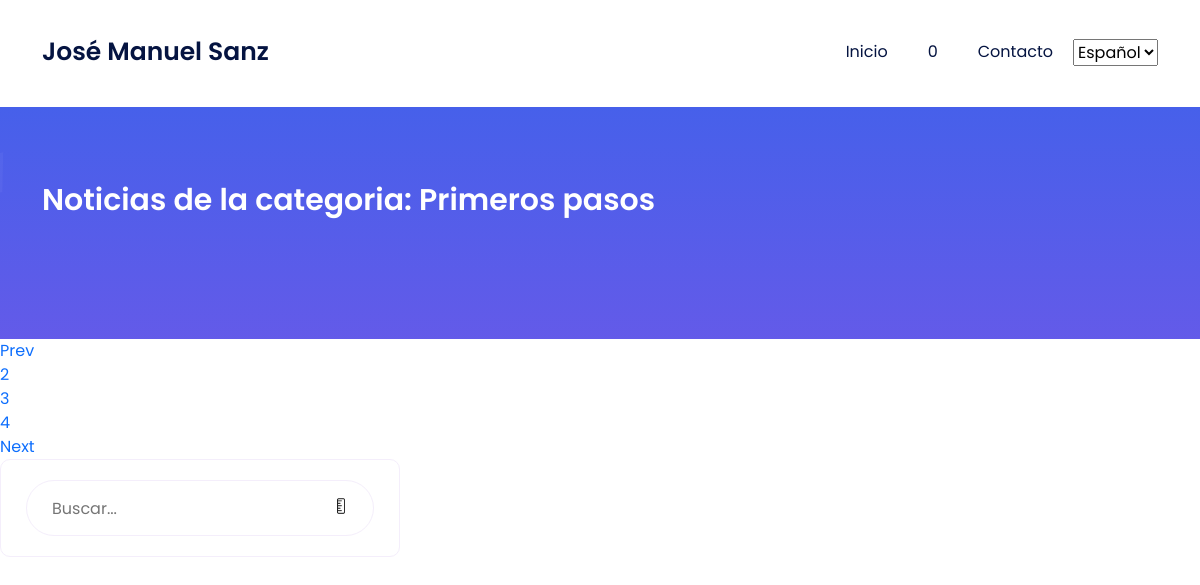
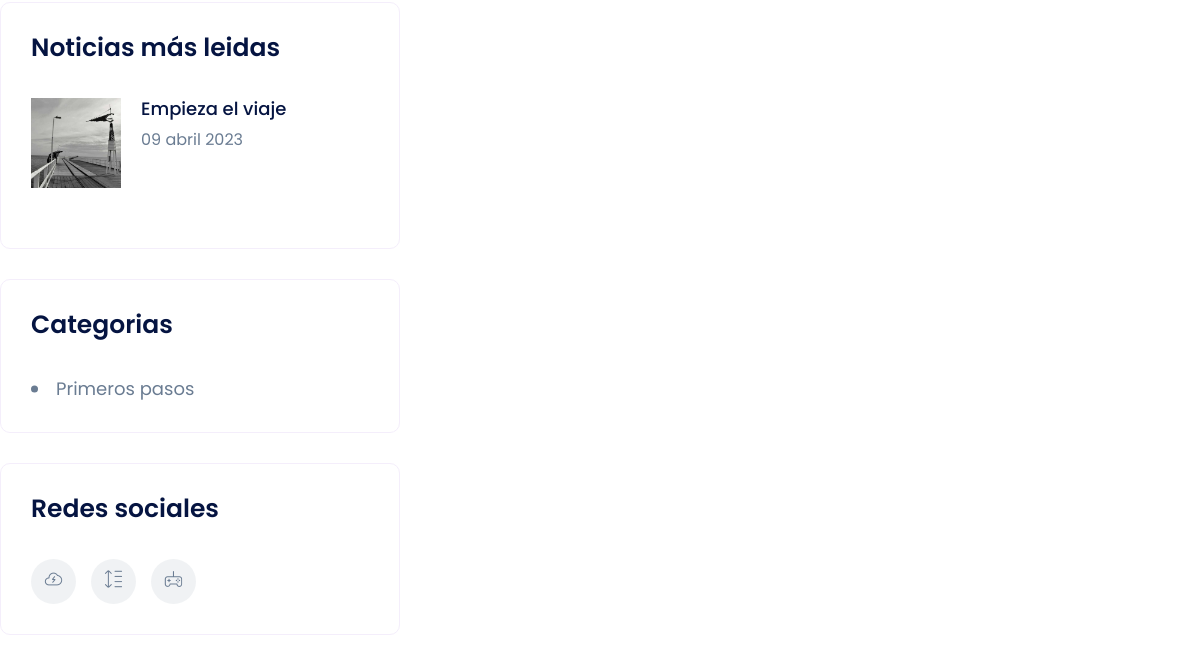
/categoria/primeros-pasos/ (upper part), run on an earlier commit of the app's database (2 pictures, top to bottom).
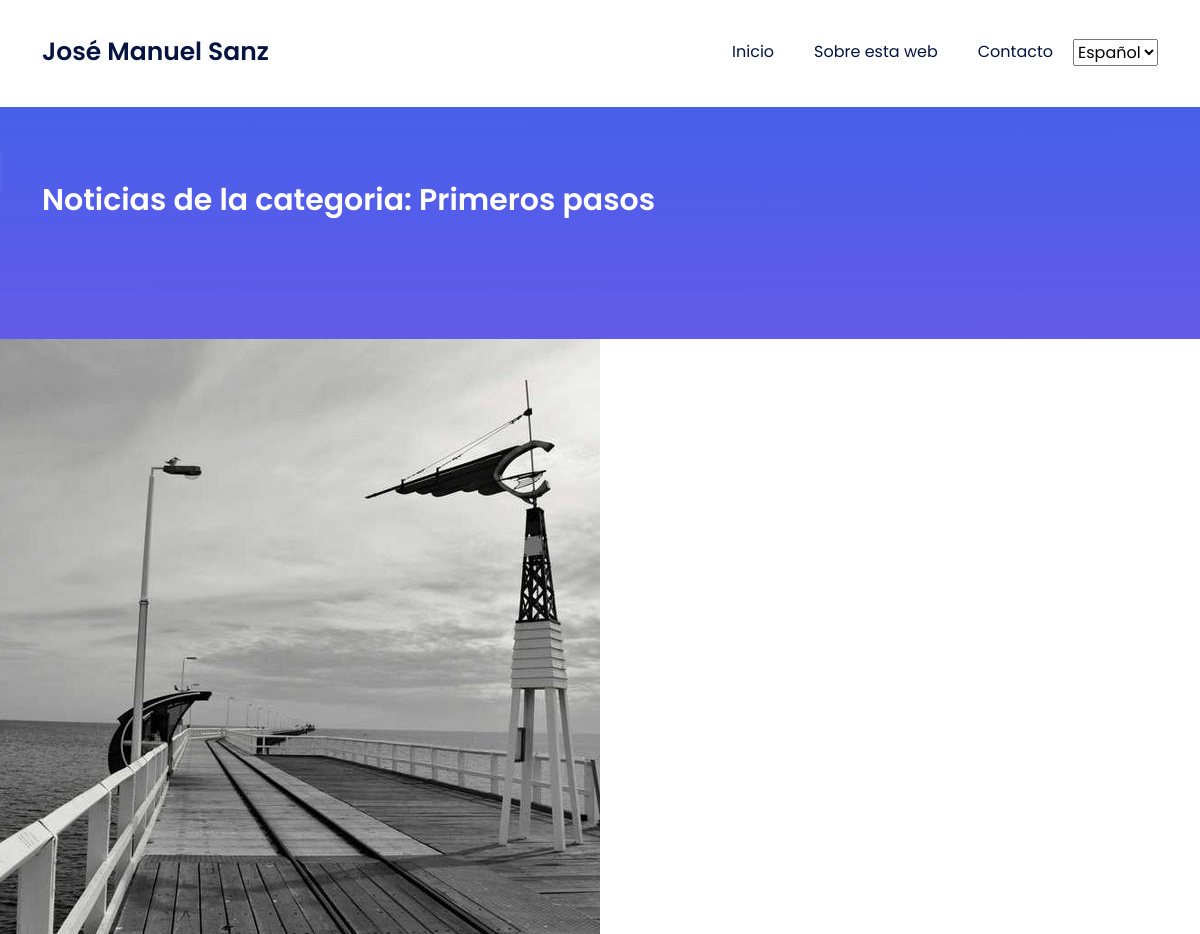
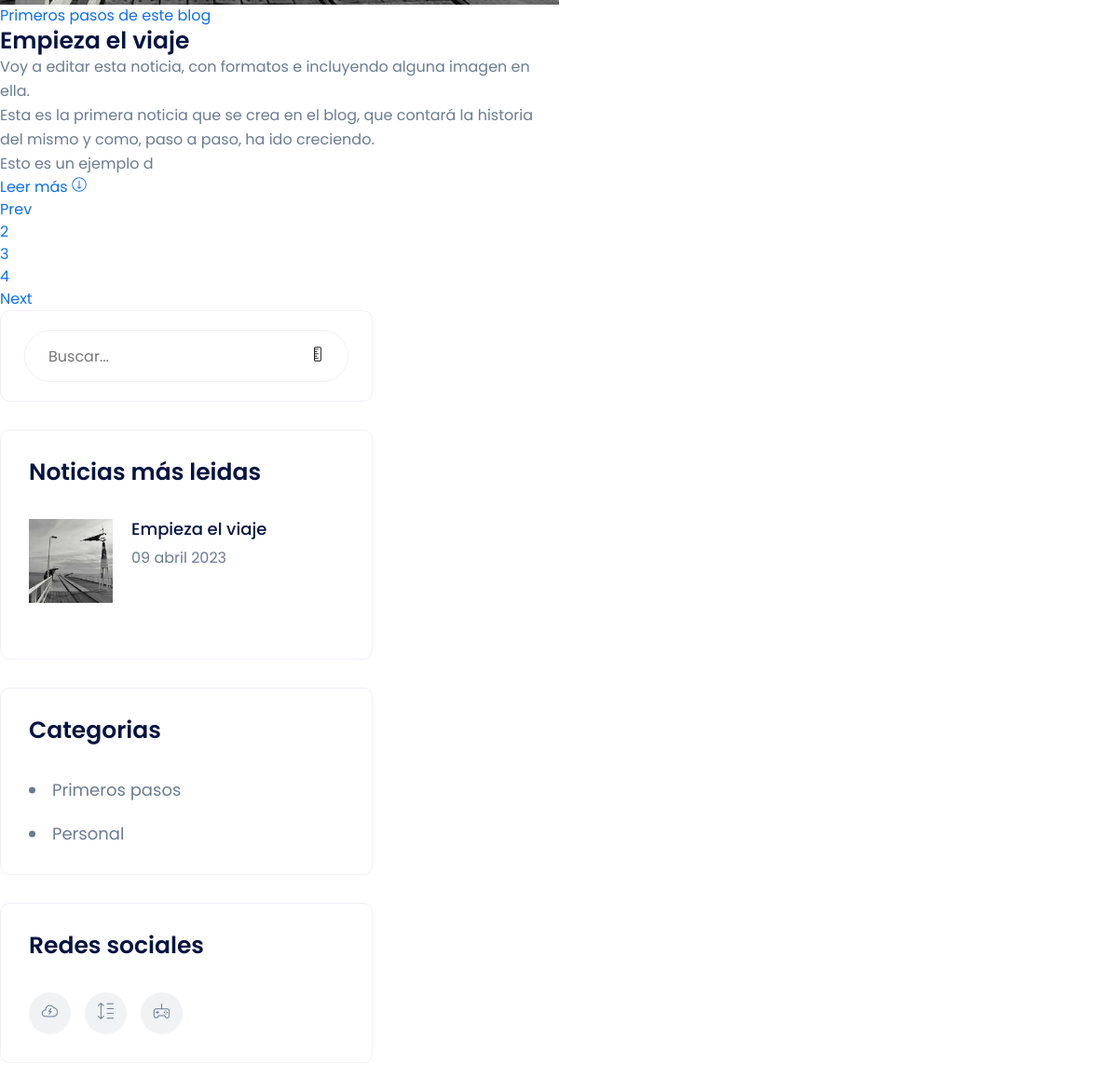
And on a later commit of the database (2 pictures, top to bottom).
### core/models.py (models this page shows, shortened)
class Pagina(models.Model):
    titulo = models.CharField(max_length=250)
    subtitulo = models.CharField(max_length=250)
    id = models.AutoField(primary_key=True)
    slug = models.SlugField(unique=True, default=0)
    contenido = RichTextField()
    imagen = models.ImageField(upload_to='paginas')
    fecha_creacion = models.DateTimeField(auto_now_add=True) # Se añade la hora de forma automática cuando se crea el registro
    fecha_actualizacion = models.DateTimeField(auto_now=True) # Se añade la hora de forma automática al actualizarse el campo
    class Meta:
        verbose_name = "pagina"
        verbose_name_plural = "paginas"
        ordering = ["-fecha_creacion"] # Ordena por defecto de mas antiguo a mas nuevo, con (-NombreCampo), cambia a la inversa

### blog/models.py (models this page shows, shortened)
class Blog(models.Model):
    id = models.AutoField(primary_key=True)
    titulo = models.CharField(max_length=250)
    slug = models.SlugField(unique=True, default=0)
    subtitulo = models.CharField(max_length=250)
    contenido = RichTextField()
    imagen = models.ImageField(upload_to='blog')
    fecha_creacion = models.DateTimeField(auto_now_add=True) # Se añade la hora de forma automática cuando se crea el registro
    fecha_actualizacion = models.DateTimeField(auto_now=True) # Se añade la hora de forma automática al actualizarse el campo
    autor = models.ForeignKey(Autor, on_delete=models.CASCADE, related_name='blogs')
    num_visitas = models.PositiveIntegerField(default=0) # Nuevo campo para contabilizar el número de visitas
    categorias = models.ManyToManyField(Categoria, related_name=_('categorias'))
    class Meta:
        verbose_name = "noticia"
        verbose_name_plural = "noticias"
        ordering = ["-fecha_creacion"] # Ordena por defecto de mas antiguo a mas nuevo, con (-NombreCampo), cambia a la inversa

class Categoria(models.Model):
    nombre = models.CharField(max_length=100)
    slug = models.SlugField(unique=True, default=0)
    def get_noticias(self):
        return self.categorias.all()

### blog/views.py (the view)
# urls.py: path('categoria/<slug:slug>/', categoria.as_view(), name='categoria_detail'),
class categoria(DetailView):
    model = Categoria
    template_name = 'blog/categoria.html'
    context_object_name = 'categoria'
    slug_field = 'slug'
    def get_context_data(self, **kwargs):
        context = super().get_context_data(**kwargs)
        categoria_actual = self.get_object()
        noticias = categoria_actual.get_noticias()
        context['noticias'] = noticias
        return context

### blog/utils.py (called while the page is built)
def mas_leidas():
    return Blog.objects.all().order_by('-num_visitas')[:3]

def lista_categorias():
   return Categoria.objects.all()

### core/utils.py (called while the page is built)
def obtener_paginas():
    return Pagina.objects.all()

### core/views.py (called while the page is built)
def paginas_context(request):
    return {'paginas': obtener_paginas()}

def noticias_context(request):
    return {'mas_leidas': mas_leidas()}

def categorias_context(request):
    return {'categorias': lista_categorias()}

### blog/templates/blog/categoria.html (shortened to what this page needs)
{% extends 'core/base.html' %}
    {% block content %}
    <div class=row>
   {% for noticias in noticias %}
    <div class="col-lg-6 col-md-6 col-12">
    <div class=single-blog-grid>
    <div class=blog-img>
    <a href="/blog/{{noticias.slug}}">
        <img data-pagespeed-high-res-src="{{ noticias.imagen.url }}" alt="#" data-pagespeed-url-hash=1334232145 src="{{ noticias.imagen.url }}" onload="pagespeed.switchToHighResAndMaybeBeacon(this);" onerror="this.onerror=null;pagespeed.switchToHighResAndMaybeBeacon(this);">
    </a>
    </div>
    <div class=blog-content>
    <a class=category href="javascript:void(0)">{{noticias.subtitulo}}</a>
    <h4>
    <a href="/blog/{{noticias.slug}}">{{noticias.titulo}}</a>
    </h4>
    <p>{{ noticias.contenido|slice:":250"|safe }}</p>
    <a href="/blog/{{noticias.slug}}" class=more-btn>Leer más <i class="lni lni-arrow-right"></i></a>
    </div>
    </div>
    </div>
   {% endfor %}
    </div>
    <div class="pagination left">
    <ul class=pagination-list>
    <li><a href="javascript:void(0)">Prev</a></li>
    <li class=active><a href="javascript:void(0)">2</a></li>
    <li><a href="javascript:void(0)">3</a></li>
    <li><a href="javascript:void(0)">4</a></li>
    <li><a href="javascript:void(0)">Next</a></li>
    </ul>
    </div>
    {% endblock %}

### core/templates/core/base.html (shortened to what the changed rows need)
<!doctype html>
<html lang="es">
<head>
    {% load static %}
    {% load i18n %}
    <link rel="stylesheet" href="{% static 'core/assets/css/bootstrap-5.0.0-beta1.min.css' %}">
    <link rel="stylesheet" href="{% static 'core/assets/css/LineIcons.2.0.css' %}">
    <link rel="stylesheet" href="{% static 'core/assets/css/animate.css' %}">
    <link rel="stylesheet" href="{% static 'core/assets/css/tiny-slider.css' %}">
    <link rel="stylesheet" href="{% static 'core/assets/css/glightbox.min.css' %}">
    <link rel="stylesheet" href="{% static 'core/assets/css/main.css' %}">
</head>
<body>
    <header class="header navbar-area">
        <div class="container">
            <div class="row align-items-center">
                <div class="col-lg-12">
                    <nav class="navbar navbar-expand-lg">
                        <ul id="nav" class="navbar-nav ms-auto">
                            {% for pagina in paginas %}
                            <li class="nav-item"><a href="/pagina/{{pagina.slug}}/">{{ pagina.titulo }}</a></li>
                            {% endfor %}
                        </ul>
                        {% get_current_language as LANGUAGE_CODE %}
                        {% get_available_languages as LANGUAGES %}
                </div>
            </div>
        </div>
    </header>
    <section class="page-banner-section pt-75 pb-75 img-bg"
        style="background-image:url({% static 'core/assets/img/bg/common-bg.svg' %})">
        <div class="container">
            <div class="row">
                <div class="col-xl-12">
                    <div class="banner-content">
                        {% if noticia %}
                        <h2 class="titular_en_breadcrumb">{{ noticia.titulo }}</h2>
                        <h3 class="titular_en_breadcrumb">{{ noticia.subtitulo}}</h3>
                        <div class=meta-information>
                            <p class="meta-info titular_en_breadcrumb"><br>
                                {% trans "Autor" %}: Por {{noticia.autor}} | {{noticia.fecha_creacion|date:"d \ F \ Y" }}
                            </p>
                            <p class="titular_en_breadcrumb">{% trans "Categorias" %}:
                                <a href="javascript:void(0)">
                                {% for categoria in noticia.categorias.all %}
                                 <a class="titular_en_breadcrumb" href="/categoria/{{categoria.slug}}/">{{ categoria.nombre }}</a>{% if not forloop.last %}, {% endif %}
                                {% endfor %}
                                 </a>
                            </p>
                        </div>
                        {% elif pagina %}
                        <h2 class="titular_en_breadcrumb">{{ pagina.titulo }}</h2>
                        <h3 class="titular_en_breadcrumb">{{ pagina.subtitulo }}</h3>
                        {% elif categoria %}
                        <h3 class="titular_en_breadcrumb">{% trans "Noticias de la categoria:" %} {{ categoria.nombre}}</h3>
                        {% elif resultados %}
                        <h3 class="titular_en_breadcrumb">{% trans "Resultados de la busqueda" %}</h3>
                        {% elif contacto %}
                        <h3 class="titular_en_breadcrumb">{% trans "Formulario de contacto" %}</h3>
                        {% else %}
                        <h2 class="titular_en_breadcrumb">{% trans "Inicio" %}</h2>
                        {% endif %}
                        <div class="page-breadcrumb">
                            <nav aria-label="breadcrumb">
                            </nav>
                        </div>
                    </div>
                </div>
            </div>
        </div>
    </section>
    {% block content %}
    {% endblock %}
    {% if not contacto %}
    <div class="col-xl-4 col-lg-5">
        <div class="sidebar-wrapper">
            <div class="sidebar-box recent-blog-box mb-30">
                <div class="recent-blog-items">
                    {% for noticia in mas_leidas %}
                    <div class="recent-blog mb-30">
                        <div class="recent-blog-img">
                            <img src="{{noticia.imagen.url}}" alt="#">
                        </div>
                        <div class="recent-blog-content">
                            <h5><a href="/blog/{{noticia.slug}}">{{ noticia.titulo }}</a></h5>
                            <span class="date">{{ noticia.fecha_creacion | date:"d \ F \ Y" }}</span>
                        </div>
                    </div>
                    {% endfor %}
                </div>
            </div>
            <div class="sidebar-box catagories-box mb-30">
                <ul>
                    {% for categoria in categorias %}
                    <li>
                        <a href="/categoria/{{categoria.slug}}/">
                            <span>{{ categoria.nombre}}</span>
                        </a>
                    </li>
                    {% endfor %}
                </ul>
            </div>
            {% endif %}
        </div>
    </div>
</body>
</html>

What changed in the data, as far as the page shows it:
changed Pagina: titulo "0" → "Sobre esta web"
now on one of the page's lists (row edited): Blog: subtitulo "Primeros pasos de este blog", titulo "Empieza el viaje", contenido "Voy a editar esta noticia, con formatos e incluyendo alguna imagen en ella. Esta es la primera noticia que se crea en el blog, que contará la historia del mismo y como, paso a paso, ha ido creciendo. Esto es un ejemplo d"
added Categoria: nombre "Personal"
